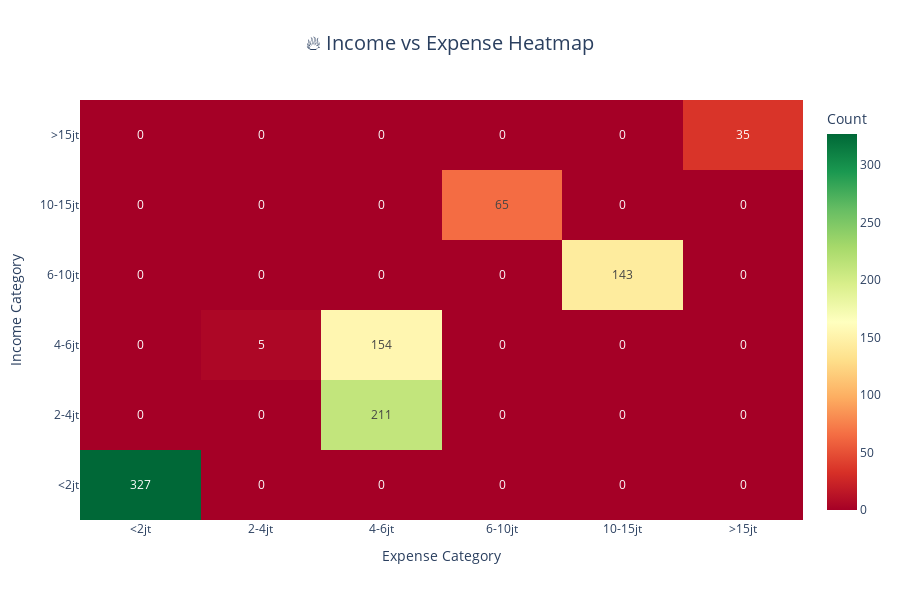

This figure's notebook cell:
### Markdown cell above
### 4.2 Alternative #2: Heatmap (Cross-Category Analysis)

**Why Use This:**
- Shows density/concentration of income-expense combinations
- Identifies common patterns and outliers
- Great for spotting financial health issues
- Answers: "What combinations are most/least common?"

### Code cell
# Create crosstab for heatmap
heatmap_data = pd.crosstab(
    df['avg_income_category'], 
    df['avg_expense_category'],
    margins=False
)

# Reorder both axes according to category_order
existing_income_cats = [cat for cat in category_order if cat in heatmap_data.index]
existing_expense_cats = [cat for cat in category_order if cat in heatmap_data.columns]
heatmap_data = heatmap_data.reindex(index=existing_income_cats, columns=existing_expense_cats, fill_value=0)

# Create interactive heatmap with Plotly
fig = go.Figure(data=go.Heatmap(
    z=heatmap_data.values,
    x=heatmap_data.columns,
    y=heatmap_data.index,
    colorscale='RdYlGn',
    text=heatmap_data.values,
    texttemplate='%{text}',
    textfont={"size": 12},
    hovertemplate='Income: %{y}<br>Expense: %{x}<br>Count: %{z}<extra></extra>',
    colorbar=dict(title="Count")
))

fig.update_layout(
    title={
        'text': '🔥 Income vs Expense Heatmap',
        'x': 0.5,
        'xanchor': 'center',
        'font': {'size': 20}
    },
    xaxis={'title': 'Expense Category', 'side': 'bottom'},
    yaxis={'title': 'Income Category'},
    height=600,
    template='plotly_white'
)

fig.show()

print("\n✅ Heatmap created successfully!")
print("\n💡 Interpretation:")
print("   - Diagonal (same category) = people spending within their means")
print("   - Above diagonal = people spending less than income category (good!)")
print("   - Below diagonal = people spending more than income category (concern!)")
print("   - Darker green = more common combinations")

### Figure 1 — Plotly figure (JSON) as saved in the notebook; plotly's stock layout.template omitted (floating-point values rounded to 4 significant figures)
{"data": [{"colorbar": {"title": {"text": "Count"}}, "colorscale": [[0, "rgb(165,0,38)"], [0.1, "rgb(215,48,39)"], [0.2, "rgb(244,109,67)"], [0.3, "rgb(253,174,97)"], [0.4, "rgb(254,224,139)"], [0.5, "rgb(255,255,191)"], [0.6, "rgb(217,239,139)"], [0.7, "rgb(166,217,106)"], [0.8, "rgb(102,189,99)"], [0.9, "rgb(26,152,80)"], [1, "rgb(0,104,55)"]], "hovertemplate": "Income: %{y}<br>Expense: %{x}<br>Count: %{z}<extra></extra>", "text": [[327, 0, 0, 0, 0, 0], [0, 0, 211, 0, 0, 0], [0, 5, 154, 0, 0, 0], [0, 0, 0, 0, 143, 0], [0, 0, 0, 65, 0, 0], [0, 0, 0, 0, 0, 35]], "textfont": {"size": 12}, "texttemplate": "%{text}", "type": "heatmap", "x": ["<2jt", "2-4jt", "4-6jt", "6-10jt", "10-15jt", ">15jt"], "y": ["<2jt", "2-4jt", "4-6jt", "6-10jt", "10-15jt", ">15jt"], "z": [[327, 0, 0, 0, 0, 0], [0, 0, 211, 0, 0, 0], [0, 5, 154, 0, 0, 0], [0, 0, 0, 0, 143, 0], [0, 0, 0, 65, 0, 0], [0, 0, 0, 0, 0, 35]]}], "layout": {"height": 600, "title": {"font": {"size": 20}, "text": "🔥 Income vs Expense Heatmap", "x": 0.5, "xanchor": "center"}, "xaxis": {"side": "bottom", "title": {"text": "Expense Category"}}, "yaxis": {"title": {"text": "Income Category"}}}}
